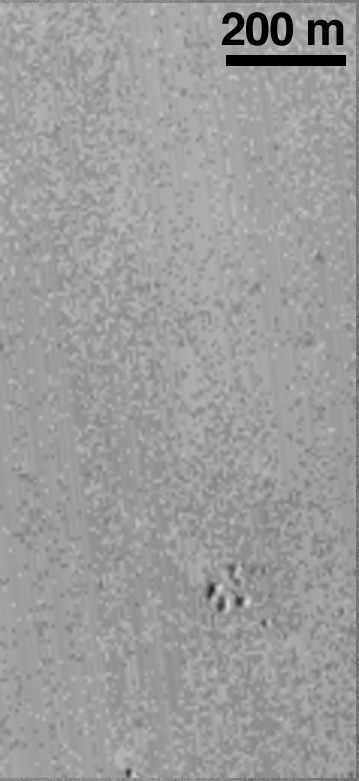
#> input picture projeto_1/Mars_Reconnaissance_11.tif, 359 x 781 px
$ python projeto.py
#> lines starting #> are read from the running program, lines starting #| are printed output that depends on the picture; long printed decimals are rounded
# Projeto 1
# Nuno Infante 55411


import math
import numpy as np
import matplotlib.pyplot as plt
from scipy import ndimage
from imageio.v2 import imread, imwrite

#Ler imagens
img1 = imread('Mars_Reconnaissance_11.tif')
#> img1 is the input picture: shape (781, 359); min 0, max 216, mean 155.9
img2 = imread('Mars_Reconnaissance_22.tif')
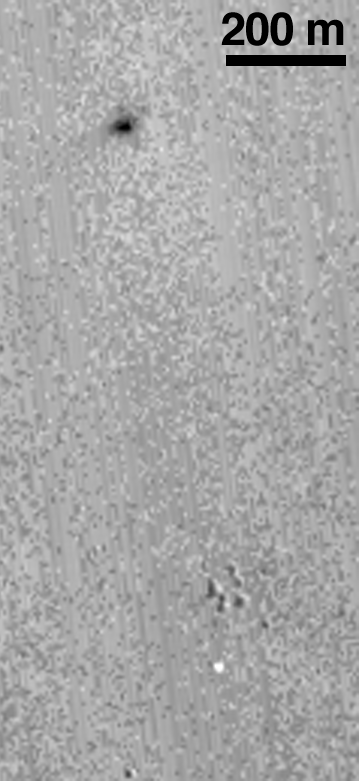
#> input picture projeto_1/Mars_Reconnaissance_22.tif, 359 x 781 px
#> img2 is the input picture: shape (781, 359); min 0, max 255, mean 167.5

#Mostrar imagens
plt.figure()
plt.subplot(141)
plt.imshow(img1, 'gray')
plt.subplot(142)
plt.imshow(img2, 'gray')

# exercício 1

#Subtração das duas imagens originais
Sub1 = np.abs(img1.astype(float) - img2.astype(float))
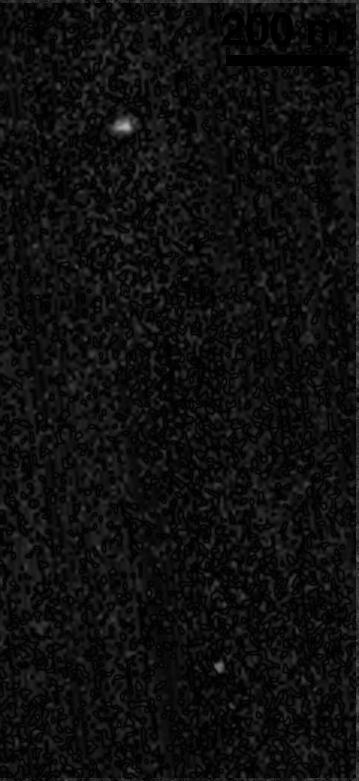
#> Sub1: shape (781, 359) float64; min 0, max 178, mean 15.1

#Para cada pixel, se tiver menos de 100 atribui o valor 0, se tiver mais que 100 atribui o valor 255
Sub1[Sub1 < 100] = 0
Sub1[Sub1 > 100] = 255
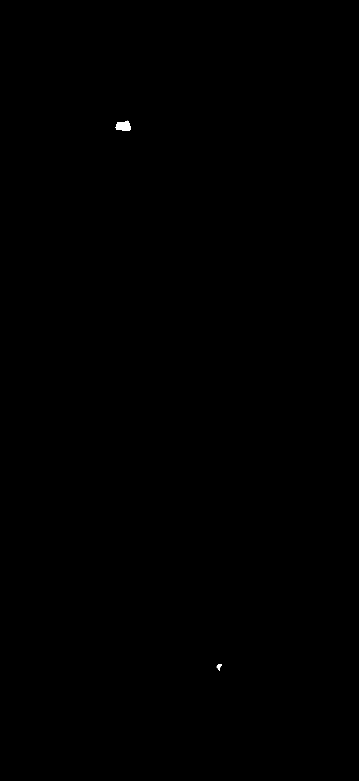
#> Sub1: shape (781, 359) float64; min 0, max 255, mean 0.1

#Mostra a imagem binária
plt.subplot(143)
plt.imshow(Sub1, 'gray')

#exercicio 2

#Retorna as coordenadas dos marcadores
def coords_marcadores(img):

    #Corta a imagem em duas, uma com o modulo e outra com o paraquedas
    modulo = img[0:200]
    paraquedas = img[600:700]

    coords_modulo = np.column_stack(np.where(modulo == 255)) #Coordenadas de cada pixel do módulo com o valor 255
    coords_paraquedas = np.column_stack(np.where(paraquedas == 255)) #Coordenadas de cada pixel do paraquedas com o valor 255
    y_paraquedas = np.average([i[0]+600 for i in coords_paraquedas]) #Média das coordenadas y do paraquedas
    x_paraquedas = np.average([i[1] for i in coords_paraquedas]) #Média das coordenadas x do paraquedas
    y_modulo = np.average([i[0] for i in coords_modulo]) #Média das coordenadas y do modulo
    x_modulo = np.average([i[1] for i in coords_modulo]) #Média das coordenadas x do modulo
    return [[y_modulo, x_modulo], [y_paraquedas, x_paraquedas]]

#Retorna o numero de pixels da escala
def nrPixelEscala(img):
    imgEscala = img[47:70] #Corta a imagem com a escala
    yx_escala = np.column_stack(np.where(imgEscala == 0)) #Coordenadas de cada pixel da escala com o valor 0
    x_escala = [i[1] for i in yx_escala] #Lista com as coordenadas x de todas as coordenadas da escala
    return max(x_escala) - min(x_escala) + 1

escala = nrPixelEscala(img2) # o valor de escala equivale a 200 metros
#> in nrPixelEscala, `imgEscala = img[47:70]`:
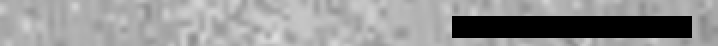
#> imgEscala: shape (23, 359) (shown 2 times larger); min 0, max 222, mean 148.6
#> in nrPixelEscala, `yx_escala = np.column_stack(np.where(imgEscala == 0))`: yx_escala = 1320 pairs, first value 8 to 18, second value 226 to 345
#> in nrPixelEscala, `x_escala = [i[1] for i in yx_escala]`: x_escala = 1320 values, max 345 at index 119, min 226 at index 0, mean 285.5
#> escala = 120
coordenadas = coords_marcadores(Sub1) # coordenadas dos marcadores
#> in coords_marcadores, `modulo = img[0:200]`:
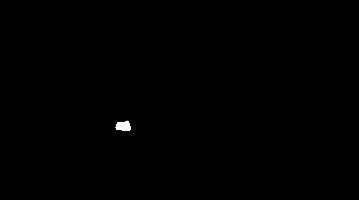
#> modulo: shape (200, 359) float64; min 0, max 255, mean 0.4
#> in coords_marcadores, `paraquedas = img[600:700]`:
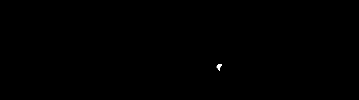
#> paraquedas: shape (100, 359) float64; min 0, max 255, mean 0.2
#> in coords_marcadores, `coords_modulo = np.column_stack(np.where(modulo == 255))`: coords_modulo = 126 pairs, first value 121 to 130, second value 115 to 130
#> in coords_marcadores, `coords_paraquedas = np.column_stack(np.where(paraquedas == 255))`: coords_paraquedas = 21 rows, first 8: [64, 218], [64, 219], [64, 220], [64, 221], [65, 217], [65, 218], [65, 219], [65, 220]
#> in coords_marcadores, `y_paraquedas = np.average([i[0]+600 for i in coords_paraquedas])`: y_paraquedas = 666.2
#> in coords_marcadores, `x_paraquedas = np.average([i[1] for i in coords_paraquedas])`: x_paraquedas = 218.8
#> in coords_marcadores, `y_modulo = np.average([i[0] for i in coords_modulo])`: y_modulo = 125.8
#> in coords_marcadores, `x_modulo = np.average([i[1] for i in coords_modulo])`: x_modulo = 123
#> coordenadas = [[125.8, 123], [666.2, 218.8]]
distancia_pixel = math.dist(coordenadas[0], coordenadas[1]) # distancia entre o modulo e o paraquedas
#> distancia_pixel = 548.8
distancia_aproximada = (distancia_pixel*200)/escala # distancia aproximada em metros usando a escala
#> distancia_aproximada = 914.7
print(f'Distancia aproximada: {distancia_aproximada} metros')
#| Distancia aproximada: 914.680 metros

# exercicio 3
ee = ndimage.generate_binary_structure(2,2)
L, n = ndimage.label(Sub1, ee)
#> L: shape (781, 359) int32; 3 distinct labels, from 0 to 2
#> n = 2
cm = ndimage.center_of_mass(Sub1, L, [1, 2])
#> cm = [(125.8, 123.1), (666.2, 218.7)]

dist_cm = math.dist(cm[0], cm[1]) # distancia entre o modulo e o paraquedas
#> dist_cm = 548.9

dpi = 72 # dpi retirado dos metadados da imagem
distancia_impressa= dist_cm/dpi*0.025400051 # distancia impressa em metros entre o modulo e paraquedas
#> distancia_impressa = 0.194
escala_impressa = nrPixelEscala(img2)/dpi*0.025400051 # o valor equivale a 200 metros
#> escala_impressa = 0.0423
distancia_real = (200*distancia_impressa)/escala_impressa # distancia em metros entre o modulo e paraquedas
#> distancia_real = 914.8
print(f'Distancia real: {distancia_real} metros')
#| Distancia real: 914.767 metros

# exercicio 4

x = [cm[0][1], cm[1][1]] # coordenada x do modulo e paraquedas
#> x = [123.1, 218.7]
y = [cm[0][0], cm[1][0]] # coordenada y do modulo e paraquedas
#> y = [125.8, 666.2]

# mostra a imagem com a linha entre o modulo e paraquedas
plt.subplot(144)
plt.plot(x, y, color='blue', linewidth=0.5)
plt.text(15, 700, f'Distância = {int(np.round(distancia_real))} m', color='blue', fontsize=7.4)
plt.imshow(img2,'gray')
plt.tight_layout()
plt.show()
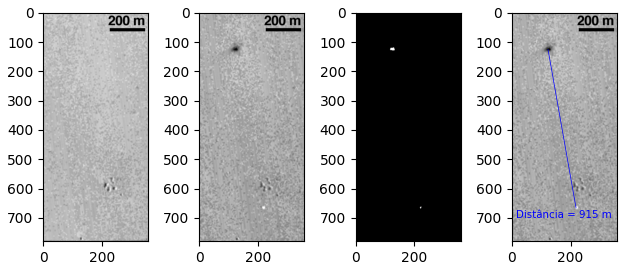
#> figure drawn by matplotlib, 4 panels
